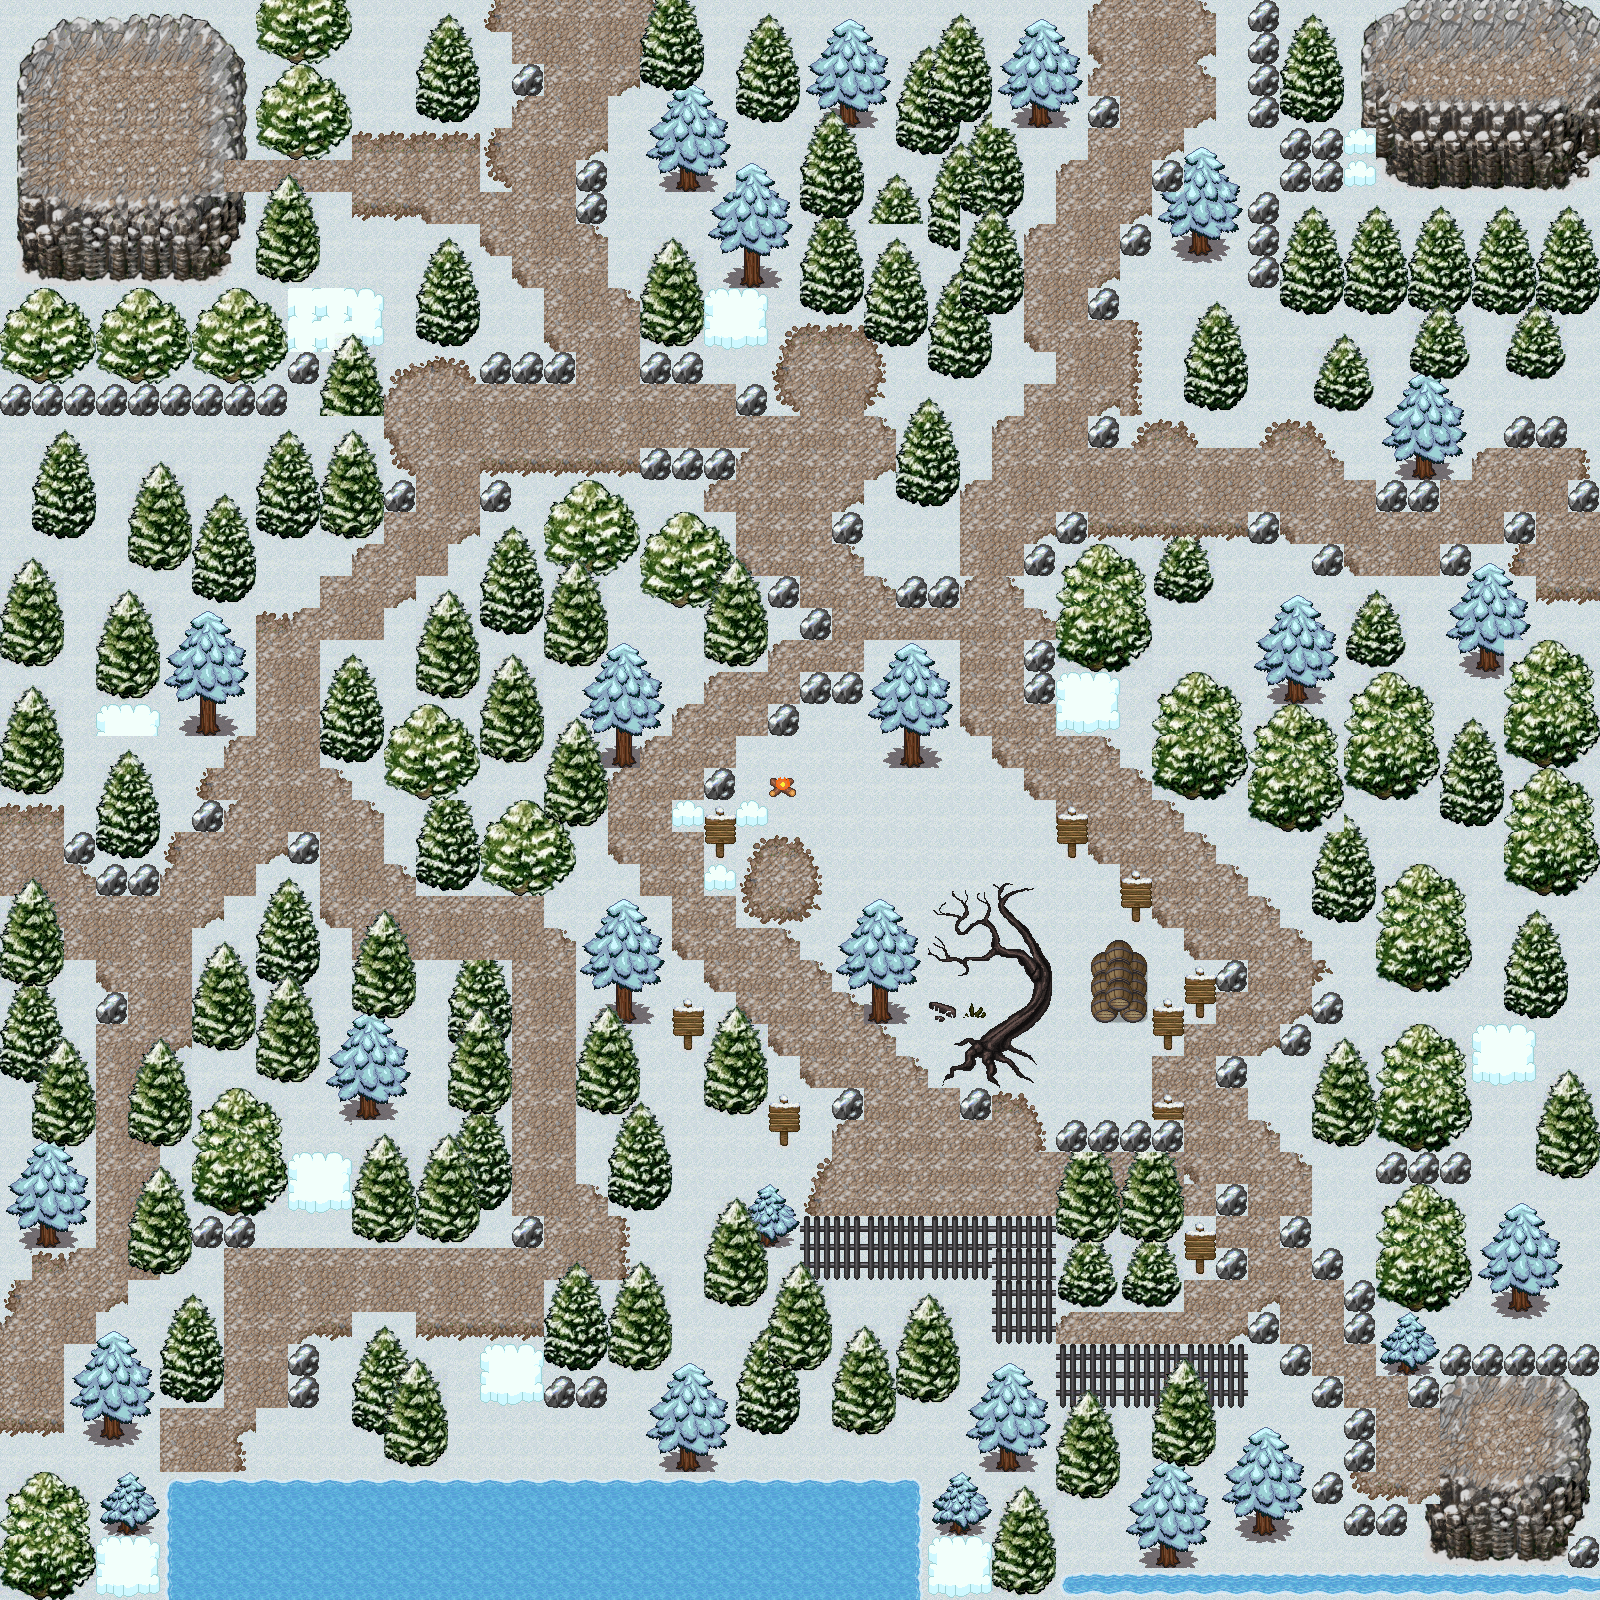

Tiled map render using the project's own tile images. Description and the map definition, with tile-layer contents summarised, below:
An orthogonal 50x50 tile map with 32x32 px tiles, 3 tile layers (Tile Layer 1, Tile Layer 2, Tile Layer 3), 7 tilesets and 2 objects (start, enemy).

<map version="1.10" tiledversion="1.11.2" orientation="orthogonal" renderorder="right-down" width="50" height="50" tilewidth="32" tileheight="32" infinite="0" nextlayerid="5" nextobjectid="4">
 <tileset firstgid="1" source="snow_wip.tsx" />
 <tileset firstgid="257" source="fire.tsx" />
 <tileset firstgid="258" source="snow_ground.tsx" />
 <tileset firstgid="318" source="[A]Water_pipo.tsx" />
 <tileset firstgid="3390" source="snow_things.tsx" />
 <tileset firstgid="3438" source="[Base]BaseChip_pipo.tsx" />
 <tileset firstgid="4438" source="test.tsx" />
 <layer id="1" name="Tile Layer 1" width="50" height="50">
  <data>[2500 cells, 2500 non-empty, 1 distinct tile ids]</data>
 </layer>
 <layer id="2" name="Tile Layer 2" width="50" height="50">
  <data>[2500 cells, 1927 non-empty, 218 distinct tile ids]</data>
 </layer>
 <layer id="4" name="Tile Layer 3" width="50" height="50">
  <data>[2500 cells, 307 non-empty, 28 distinct tile ids]</data>
 </layer>
  <objectgroup id="3" name="Object Layer 1" visible="0" offsetx="1" offsety="0">
  <object id="1" name="start" type="start" x="150.943" y="150">
   <point />
  </object>
  <object id="3" name="enemy" x="1450.284" y="1400.638">
   <point />
  </object>
 </objectgroup>
</map>
